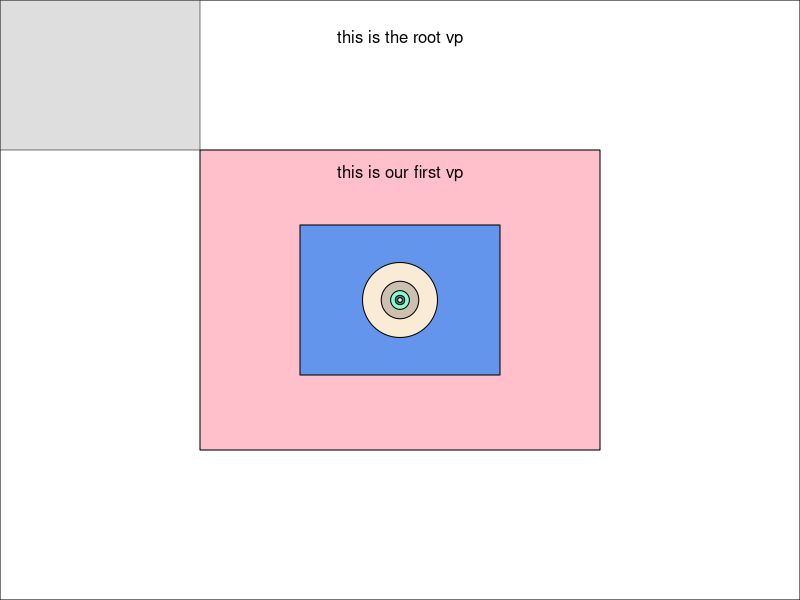

Reproduce this figure in R. (Note: this script raises an error after producing the figure.)
## ---- chunk 1
## this is needed to keep the graphical device open so that we can build 
## our layered grid figure
knitr::opts_knit$set(global.device = TRUE)
## ---- chunk 2
library(grid)
grid.newpage() # open a new (i.e. empty) 'root' viewport

grid.rect()
grid.text("this is the root vp", x = 0.5, y = 0.95, 
          just = c("centre", "top"))

our_first_vp <- viewport(x = 0.5, y = 0.5, 
                         height = 0.5, width = 0.5,
                         just = c("centre", "centre"))

pushViewport(our_first_vp)

grid.rect(gp = gpar(fill = "pink"))
grid.text("this is our first vp", x = 0.5, y = 0.95, 
          just = c("centre", "top"))
## ---- chunk 3
our_first_vp <- viewport(x = 0.5, y = 0.5, 
                         height = 0.5, width = 0.5,
                         just = c("centre", "centre"))

pushViewport(our_first_vp)

grid.rect(gp = gpar(fill = "cornflowerblue"))
## ---- chunk 4
for (i in 1:5) {
  our_first_vp <- viewport(x = 0.5, y = 0.5, 
                           height = 0.5, width = 0.5,
                           just = c("centre", "centre"))
  
  pushViewport(our_first_vp)
  
  grid.circle(gp = gpar(fill = colors()[i*3]))
}
## ---- chunk 5
upViewport(7)

current.viewport()
## ---- chunk 6
top_left_vp <- viewport(x = 0.25, y = 0.75, 
                        height = 0.25, width = 0.25,
                        just = c("right", "bottom"))

pushViewport(top_left_vp)

grid.rect(gp = gpar(fill = "grey", alpha = 0.5))
## ---- chunk 7
## close the graphical device again
knitr::opts_knit$set(global.device = FALSE)
invisible(dev.off())
## ---- chunk 8

p1_lattice <- xyplot(price ~ carat, data = diamonds)
p2_lattice <- histogram(~ price, data = diamonds)

p1_ggplot <- ggplot(aes(x = carat, y = price), data = diamonds) +
  geom_point()
p2_ggplot <- ggplot(diamonds, aes(x = price)) +
  geom_histogram()

### clear plot area
grid.newpage()

### define first plotting region (viewport)
vp1 <- viewport(x = 0, y = 0, 
                height = 0.5, width = 0.5,
                just = c("left", "bottom"),
                name = "lower left")

### enter vp1 
pushViewport(vp1)

### show the plotting region (viewport extent)
grid.rect()

### plot a plot - needs to be printed (and newpage set to FALSE)!!!
print(p1_lattice, newpage = FALSE)

### leave vp1 - up one level (into root vieport)
upViewport(1)

### define second plot area
vp2 <- viewport(x = 1, y = 0, 
                height = 0.5, width = 0.5,
                just = c("right", "bottom"),
                name = "lower right")

### enter vp2
pushViewport(vp2)

### show the plotting region (viewport extent)
grid.rect()

### plot another plot
print(p2_lattice, newpage = FALSE)

### leave vp2
upViewport(1)


vp3 <- viewport(x = 0, y = 1, 
                height = 0.5, width = 0.5,
                just = c("left", "top"),
                name = "upper left")

pushViewport(vp3)

### show the plotting region (viewport extent)
grid.rect()

print(p1_ggplot, newpage = FALSE)

upViewport(1)


vp4 <- viewport(x = 1, y = 1, 
                height = 0.5, width = 0.5,
                just = c("right", "top"),
                name = "upper right")

pushViewport(vp4)

### show the plotting region (viewport extent)
grid.rect()

print(p2_ggplot, newpage = FALSE)

upViewport(1)
## ---- chunk 9
my_theme <- trellis.par.get()
my_theme$strip.background$col <- "grey80"
my_theme$plot.symbol$pch <- 16
my_theme$plot.symbol$col <- "grey60"
my_theme$plot.polygon$col <- "grey90"

scatter_lattice <- xyplot(price ~ carat | cut, 
                          data = diamonds, 
                          panel = function(x, y, ...) {
                            panel.xyplot(x, y, ...)
                            lm1 <- lm(y ~ x)
                            lm1sum <- summary(lm1)
                            r2 <- lm1sum$adj.r.squared
                            panel.text(labels = 
                                         bquote(italic(R)^2 == 
                                                  .(format(r2, 
                                                           digits = 3))),
                                       x = 4, y = 1000)
                            panel.smoother(x, y, method = "lm", 
                                           col = "black", 
                                           col.se = "black",
                                           alpha.se = 0.3)
                            },
                          xscale.components = xscale.components.subticks,
                          yscale.components = yscale.components.subticks,
                          as.table = TRUE)

l_sc <- update(scatter_lattice, par.settings = my_theme)
xy <- kde2d(x = diamonds$carat, y = diamonds$price, n = 100) 
xy_tr <- con2tr(xy)
offset <- max(xy_tr$z) * 0.2
z_range <- seq(min(xy_tr$z), max(xy_tr$z) + offset, offset * 0.01)

l_sc <- update(scatter_lattice, aspect = 1, par.settings = my_theme, 
               between = list(x = 0.3, y = 0.3),
               panel=function(x,y) {
                 xy <- kde2d(x,y, n = 100) 
                 xy_tr <- con2tr(xy)                 
                 panel.levelplot(xy_tr$x, xy_tr$y, xy_tr$z, asp = 1,
                                 subscripts = seq(nrow(xy_tr)), 
                                 contour = FALSE, region = TRUE, 
                                 col.regions = c("white", 
                                                 rev(clrs_hcl(10000))),
                                 at = z_range)
                 lm1 <- lm(y ~ x)
                 lm1sum <- summary(lm1)
                 r2 <- lm1sum$adj.r.squared
                 panel.abline(a = lm1$coefficients[1], 
                              b = lm1$coefficients[2])
                 panel.text(labels = 
                              bquote(italic(R)^2 == 
                                       .(format(r2, digits = 3))),
                            x = 4, y = 1000)
                 #panel.xyplot(x,y) 
                 } 
               ) 


grid.newpage()
#grid.rect()
print(l_sc, newpage = FALSE)
#grid.rect()
downViewport(trellis.vpname(name = "figure"))
#grid.rect()
vp1 <- viewport(x = 1, y = 0, 
                height = 0.5, width = 0.3,
                just = c("right", "bottom"),
                name = "legend.vp")

pushViewport(vp1)
#grid.rect()

vp1_1 <- viewport(x = 0.2, y = 0.5, 
                  height = 0.7, width = 0.5,
                  just = c("left", "centre"),
                  name = "legend.key")

pushViewport(vp1_1)
#grid.rect()

key <- draw.colorkey(key = list(col = c("white", rev(clrs_hcl(10000))),
                                at = z_range), draw = TRUE)

seekViewport("legend.vp")
#grid.rect()
vp1_2 <- viewport(x = 1, y = 0.5, 
                  height = 1, width = 0.3,
                  just = c("right", "centre"),
                  name = "legend.text", angle = 0)

pushViewport(vp1_2)
#grid.rect()

grid.text("estimated point density", 
          x = 0, y = 0.5, rot = 270, 
          just = c("centre", "bottom"))

upViewport(3)

